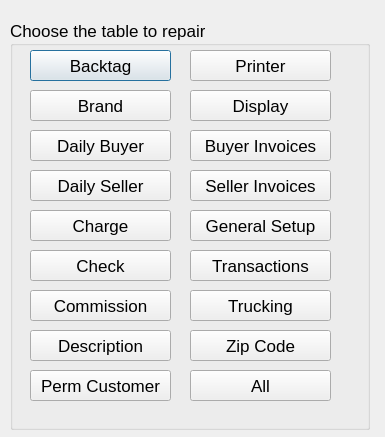
<?xml version="1.0" encoding="UTF-8"?>
<ui version="4.0">
 <class>TableRepairDialog</class>
 <widget class="QDialog" name="TableRepairDialog">
  <property name="windowModality">
   <enum>Qt::ApplicationModal</enum>
  </property>
  <property name="geometry">
   <rect>
    <x>0</x>
    <y>0</y>
    <width>385</width>
    <height>437</height>
   </rect>
  </property>
  <property name="font">
   <font>
    <pointsize>13</pointsize>
   </font>
  </property>
  <property name="windowTitle">
   <string>Database Maintence</string>
  </property>
  <widget class="Q3ButtonGroup" name="buttonGroup2">
   <property name="geometry">
    <rect>
     <x>10</x>
     <y>20</y>
     <width>360</width>
     <height>410</height>
    </rect>
   </property>
   <property name="title">
    <string>Choose the table to repair</string>
   </property>
   <widget class="QPushButton" name="backtagButton">
    <property name="geometry">
     <rect>
      <x>20</x>
      <y>30</y>
      <width>141</width>
      <height>31</height>
     </rect>
    </property>
    <property name="text">
     <string>Backtag</string>
    </property>
   </widget>
   <widget class="QPushButton" name="brandButton">
    <property name="geometry">
     <rect>
      <x>20</x>
      <y>70</y>
      <width>141</width>
      <height>31</height>
     </rect>
    </property>
    <property name="text">
     <string>Brand</string>
    </property>
   </widget>
   <widget class="QPushButton" name="dailyBuyerButton">
    <property name="geometry">
     <rect>
      <x>20</x>
      <y>110</y>
      <width>141</width>
      <height>31</height>
     </rect>
    </property>
    <property name="text">
     <string>Daily Buyer</string>
    </property>
   </widget>
   <widget class="QPushButton" name="dailySellerButton">
    <property name="geometry">
     <rect>
      <x>20</x>
      <y>150</y>
      <width>141</width>
      <height>31</height>
     </rect>
    </property>
    <property name="text">
     <string>Daily Seller</string>
    </property>
   </widget>
   <widget class="QPushButton" name="chargeButton">
    <property name="geometry">
     <rect>
      <x>20</x>
      <y>190</y>
      <width>141</width>
      <height>31</height>
     </rect>
    </property>
    <property name="text">
     <string>Charge</string>
    </property>
   </widget>
   <widget class="QPushButton" name="checkButton">
    <property name="geometry">
     <rect>
      <x>20</x>
      <y>230</y>
      <width>141</width>
      <height>31</height>
     </rect>
    </property>
    <property name="text">
     <string>Check</string>
    </property>
   </widget>
   <widget class="QPushButton" name="commissionButton">
    <property name="geometry">
     <rect>
      <x>20</x>
      <y>270</y>
      <width>141</width>
      <height>31</height>
     </rect>
    </property>
    <property name="text">
     <string>Commission</string>
    </property>
   </widget>
   <widget class="QPushButton" name="codeButton">
    <property name="geometry">
     <rect>
      <x>20</x>
      <y>310</y>
      <width>141</width>
      <height>31</height>
     </rect>
    </property>
    <property name="text">
     <string>Description</string>
    </property>
   </widget>
   <widget class="QPushButton" name="permButton">
    <property name="geometry">
     <rect>
      <x>20</x>
      <y>350</y>
      <width>141</width>
      <height>31</height>
     </rect>
    </property>
    <property name="text">
     <string>Perm Customer</string>
    </property>
   </widget>
   <widget class="QPushButton" name="printerButton">
    <property name="geometry">
     <rect>
      <x>180</x>
      <y>30</y>
      <width>141</width>
      <height>31</height>
     </rect>
    </property>
    <property name="text">
     <string>Printer</string>
    </property>
   </widget>
   <widget class="QPushButton" name="displayButton">
    <property name="geometry">
     <rect>
      <x>180</x>
      <y>70</y>
      <width>141</width>
      <height>31</height>
     </rect>
    </property>
    <property name="text">
     <string>Display</string>
    </property>
   </widget>
   <widget class="QPushButton" name="buyerInvoiceButton">
    <property name="geometry">
     <rect>
      <x>180</x>
      <y>110</y>
      <width>141</width>
      <height>31</height>
     </rect>
    </property>
    <property name="text">
     <string>Buyer Invoices</string>
    </property>
   </widget>
   <widget class="QPushButton" name="sellerInvoiceButton">
    <property name="geometry">
     <rect>
      <x>180</x>
      <y>150</y>
      <width>141</width>
      <height>31</height>
     </rect>
    </property>
    <property name="text">
     <string>Seller Invoices</string>
    </property>
   </widget>
   <widget class="QPushButton" name="truckingButton">
    <property name="geometry">
     <rect>
      <x>180</x>
      <y>270</y>
      <width>141</width>
      <height>31</height>
     </rect>
    </property>
    <property name="text">
     <string>Trucking</string>
    </property>
   </widget>
   <widget class="QPushButton" name="zipCodeButton">
    <property name="geometry">
     <rect>
      <x>180</x>
      <y>310</y>
      <width>141</width>
      <height>31</height>
     </rect>
    </property>
    <property name="text">
     <string>Zip Code</string>
    </property>
   </widget>
   <widget class="QPushButton" name="setupButton">
    <property name="geometry">
     <rect>
      <x>180</x>
      <y>190</y>
      <width>141</width>
      <height>31</height>
     </rect>
    </property>
    <property name="text">
     <string>General Setup</string>
    </property>
   </widget>
   <widget class="QPushButton" name="transButton">
    <property name="geometry">
     <rect>
      <x>180</x>
      <y>230</y>
      <width>141</width>
      <height>31</height>
     </rect>
    </property>
    <property name="text">
     <string>Transactions</string>
    </property>
   </widget>
   <widget class="QPushButton" name="allButton">
    <property name="geometry">
     <rect>
      <x>180</x>
      <y>350</y>
      <width>141</width>
      <height>31</height>
     </rect>
    </property>
    <property name="text">
     <string>All</string>
    </property>
   </widget>
  </widget>
 </widget>
 <layoutdefault spacing="6" margin="11"/>
 <pixmapfunction>qPixmapFromMimeSource</pixmapfunction>
 <customwidgets>
  <customwidget>
   <class>Q3GroupBox</class>
   <extends>QGroupBox</extends>
   <header>Qt3Support/Q3GroupBox</header>
   <container>1</container>
  </customwidget>
  <customwidget>
   <class>Q3ButtonGroup</class>
   <extends>Q3GroupBox</extends>
   <header>Qt3Support/Q3ButtonGroup</header>
   <container>1</container>
  </customwidget>
 </customwidgets>
 <resources/>
 <connections/>
</ui>
